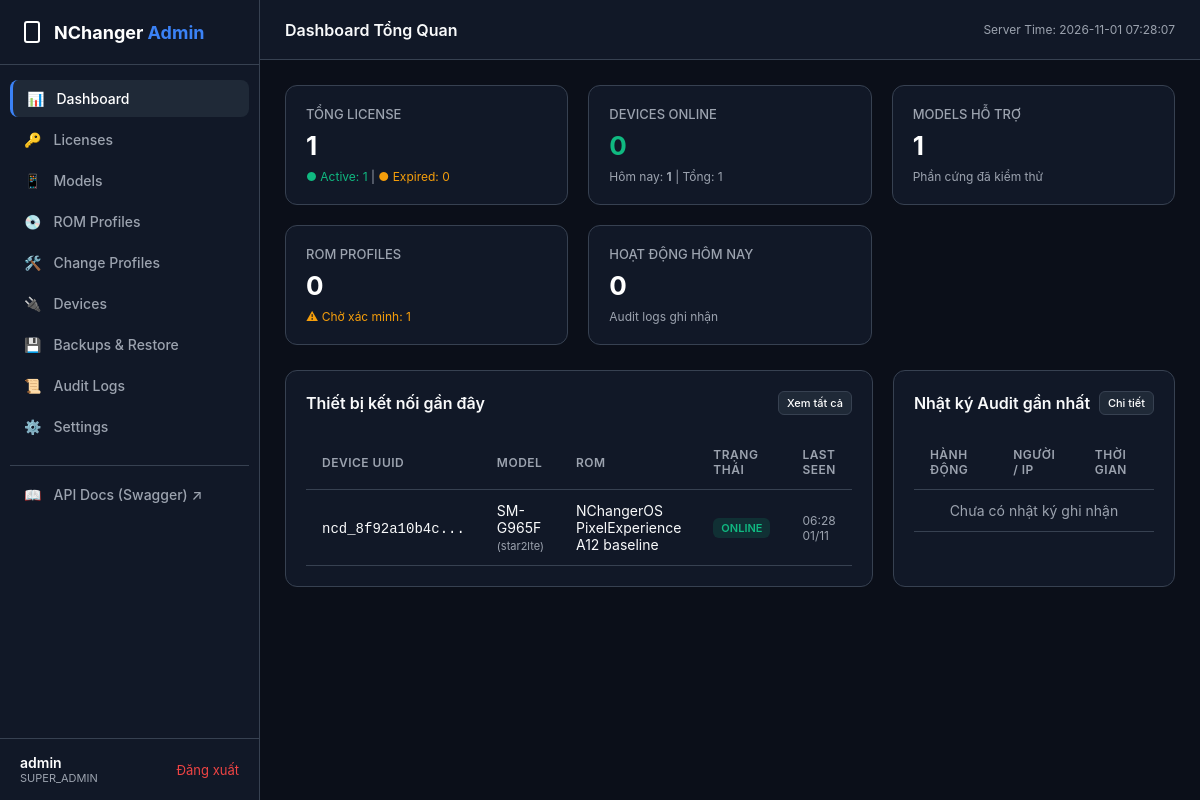
Page /admin/dashboard.php (signed in) on the committed database.
### tables this page shows
CREATE TABLE `devices` (
  `id` INT UNSIGNED NOT NULL AUTO_INCREMENT,
  `device_uuid` VARCHAR(64) NOT NULL UNIQUE,
  `license_id` INT UNSIGNED DEFAULT NULL,
  `model_id` INT UNSIGNED DEFAULT NULL,
  `rom_id` INT UNSIGNED DEFAULT NULL,
  `client_version` VARCHAR(30) NOT NULL,
  `platform` VARCHAR(30) NOT NULL DEFAULT 'windows',
  `status` ENUM('online', 'offline', 'blocked') NOT NULL DEFAULT 'offline',
  `last_ip` VARCHAR(45) DEFAULT NULL,
  `last_seen_at` TIMESTAMP NULL DEFAULT NULL,
  `created_at` TIMESTAMP NOT NULL DEFAULT CURRENT_TIMESTAMP,
  `updated_at` TIMESTAMP NOT NULL DEFAULT CURRENT_TIMESTAMP ON UPDATE CURRENT_TIMESTAMP,
  PRIMARY KEY (`id`),
  FOREIGN KEY (`license_id`) REFERENCES `licenses`(`id`) ON DELETE SET NULL,
  FOREIGN KEY (`model_id`) REFERENCES `models`(`id`) ON DELETE SET NULL,
  FOREIGN KEY (`rom_id`) REFERENCES `rom_profiles`(`id`) ON DELETE SET NULL,
  INDEX `idx_device_uuid` (`device_uuid`),
  INDEX `idx_device_status` (`status`)
);

CREATE TABLE `models` (
  `id` INT UNSIGNED NOT NULL AUTO_INCREMENT,
  `brand_id` INT UNSIGNED NOT NULL,
  `model_code` VARCHAR(120) NOT NULL,
  `marketing_name` VARCHAR(160) NOT NULL,
  `codename` VARCHAR(120) DEFAULT NULL,
  `soc` VARCHAR(120) DEFAULT NULL,
  `architecture` VARCHAR(30) DEFAULT NULL,
  `android_min` VARCHAR(20) DEFAULT NULL,
  `android_max` VARCHAR(20) DEFAULT NULL,
  `status` ENUM('active', 'disabled') NOT NULL DEFAULT 'active',
  `created_at` TIMESTAMP NOT NULL DEFAULT CURRENT_TIMESTAMP,
  `updated_at` TIMESTAMP NOT NULL DEFAULT CURRENT_TIMESTAMP ON UPDATE CURRENT_TIMESTAMP,
  PRIMARY KEY (`id`),
  UNIQUE KEY `uq_brand_model` (`brand_id`, `model_code`),
  INDEX `idx_codename` (`codename`),
  INDEX `idx_status` (`status`),
  FOREIGN KEY (`brand_id`) REFERENCES `brands`(`id`) ON DELETE RESTRICT
);

CREATE TABLE `rom_profiles` (
  `id` INT UNSIGNED NOT NULL AUTO_INCREMENT,
  `model_id` INT UNSIGNED NOT NULL,
  `profile_code` VARCHAR(64) NOT NULL UNIQUE,
  `name` VARCHAR(160) NOT NULL,
  `version` VARCHAR(50) NOT NULL DEFAULT '1.0.0',
  `android_version` VARCHAR(20) NOT NULL,
  `api_level` INT UNSIGNED NOT NULL,
  `build_id` VARCHAR(100) DEFAULT NULL,
  `security_patch` VARCHAR(30) DEFAULT NULL,
  `system_layout` VARCHAR(50) DEFAULT 'raw/system',
  `vendor_layout` VARCHAR(50) DEFAULT 'raw/vendor',
  `recovery_type` VARCHAR(50) DEFAULT 'recovery',
  `nchanger_api` INT UNSIGNED NOT NULL DEFAULT 1,
  `manifest_json` JSON DEFAULT NULL,
  `status` ENUM('active', 'pending_validation', 'disabled') NOT NULL DEFAULT 'pending_validation',
  `created_at` TIMESTAMP NOT NULL DEFAULT CURRENT_TIMESTAMP,
  `updated_at` TIMESTAMP NOT NULL DEFAULT CURRENT_TIMESTAMP ON UPDATE CURRENT_TIMESTAMP,
  PRIMARY KEY (`id`),
  FOREIGN KEY (`model_id`) REFERENCES `models`(`id`) ON DELETE RESTRICT,
  INDEX `idx_rom_model_id` (`model_id`),
  INDEX `idx_rom_status` (`status`)
);

### public/admin/dashboard.php (the view, shortened to what this page needs)
<?php
$db = Database::getConnection();
$licStmt = $db->query('
    SELECT
        COUNT(*) AS total,
        SUM(CASE WHEN status = "active" AND (expires_at IS NULL OR expires_at > NOW()) THEN 1 ELSE 0 END) AS active,
        SUM(CASE WHEN expires_at <= NOW() THEN 1 ELSE 0 END) AS expired,
        SUM(CASE WHEN status = "disabled" THEN 1 ELSE 0 END) AS disabled
    FROM licenses
');
$licStats = $licStmt->fetch(PDO::FETCH_ASSOC);
$devStmt = $db->query('
    SELECT
        COUNT(*) AS total,
        SUM(CASE WHEN status = "online" AND last_seen_at >= NOW() - INTERVAL 10 MINUTE THEN 1 ELSE 0 END) AS online,
        SUM(CASE WHEN DATE(last_seen_at) = CURDATE() THEN 1 ELSE 0 END) AS today
    FROM devices
');
$devStats = $devStmt->fetch(PDO::FETCH_ASSOC);
$modelCount = (int)$db->query('SELECT COUNT(*) FROM models WHERE status = "active"')->fetchColumn();
$romCount = (int)$db->query('SELECT COUNT(*) FROM rom_profiles WHERE status = "active"')->fetchColumn();
$pendingRomCount = (int)$db->query('SELECT COUNT(*) FROM rom_profiles WHERE status = "pending_validation"')->fetchColumn();
$logsToday = (int)$db->query('SELECT COUNT(*) FROM audit_logs WHERE DATE(created_at) = CURDATE()')->fetchColumn();
$recentDevices = $db->query('
    SELECT d.*, b.name AS brand, m.model_code AS hardware_model, m.codename, r.name AS rom_name, l.license_key
    FROM devices d
    LEFT JOIN models m ON m.id = d.model_id
    LEFT JOIN brands b ON b.id = m.brand_id
    LEFT JOIN rom_profiles r ON r.id = d.rom_id
    LEFT JOIN licenses l ON l.id = d.license_id
    ORDER BY d.last_seen_at DESC
    LIMIT 5
')->fetchAll(PDO::FETCH_ASSOC);
$recentLogs = $db->query('
    SELECT a.*, u.username
    FROM audit_logs a
    LEFT JOIN users u ON u.id = a.user_id
    ORDER BY a.id DESC
    LIMIT 6
')->fetchAll(PDO::FETCH_ASSOC);
include __DIR__ . '/includes/header.php';
?>
<div class="stats-grid">
    <div class="stat-card">
        <div class="stat-label">TỔNG LICENSE</div>
        <div class="stat-value"><?= number_format((int)$licStats['total']) ?></div>
        <div class="stat-sub">
            <span style="color: var(--success);">● Active: <?= (int)$licStats['active'] ?></span> |
            <span style="color: var(--warning);">● Expired: <?= (int)$licStats['expired'] ?></span>
        </div>
    </div>
    <div class="stat-card">
        <div class="stat-label">DEVICES ONLINE</div>
        <div class="stat-value" style="color: var(--success);"><?= number_format((int)$devStats['online']) ?></div>
        <div class="stat-sub">
            Hôm nay: <b><?= (int)$devStats['today'] ?></b> | Tổng: <?= (int)$devStats['total'] ?>
        </div>
    </div>
    <div class="stat-card">
        <div class="stat-label">MODELS HỖ TRỢ</div>
        <div class="stat-value"><?= number_format($modelCount) ?></div>
        <div class="stat-sub">Phần cứng đã kiểm thử</div>
    </div>
    <div class="stat-card">
        <div class="stat-label">ROM PROFILES</div>
        <div class="stat-value"><?= number_format($romCount) ?></div>
        <div class="stat-sub">
            <?php if ($pendingRomCount > 0): ?>
                <span style="color: var(--warning);">⚠ Chờ xác minh: <?= $pendingRomCount ?></span>
            <?php else: ?>
                Tất cả đã xác minh
            <?php endif; ?>
        </div>
    </div>
    <div class="stat-card">
        <div class="stat-label">HOẠT ĐỘNG HÔM NAY</div>
        <div class="stat-value"><?= number_format($logsToday) ?></div>
        <div class="stat-sub">Audit logs ghi nhận</div>
    </div>
</div>
<div style="display: grid; grid-template-columns: 1.5fr 1fr; gap: 20px;">
    <div class="card">
        <div class="card-header">
            <div class="card-title">Thiết bị kết nối gần đây</div>
            <a href="devices.php" class="btn btn-secondary btn-sm">Xem tất cả</a>
        </div>
        <div class="table-responsive">
            <table>
                <thead>
                    <tr>
                        <th>Device UUID</th>
                        <th>Model</th>
                        <th>ROM</th>
                        <th>Trạng thái</th>
                        <th>Last Seen</th>
                    </tr>
                </thead>
                <tbody>
                    <?php if (empty($recentDevices)): ?>
                        <tr><td colspan="5" style="text-align: center; color: var(--text-muted);">Chưa có thiết bị nào kết nối</td></tr>
                    <?php else: ?>
                        <?php foreach ($recentDevices as $d): ?>
                            <tr>
                                <td><code><?= htmlspecialchars(substr($d['device_uuid'], 0, 14)) ?>...</code></td>
                                <td><?= htmlspecialchars($d['hardware_model'] ?? 'N/A') ?> <span style="font-size: 11px; color: var(--text-muted);">(<?= htmlspecialchars($d['codename'] ?? '') ?>)</span></td>
                                <td><?= htmlspecialchars($d['rom_name'] ?? 'Chưa xác định') ?></td>
                                <td>
                                    <?php if ($d['status'] === 'online'): ?>
                                        <span class="badge badge-success">Online</span>
                                    <?php else: ?>
                                        <span class="badge badge-secondary">Offline</span>
                                    <?php endif; ?>
                                </td>
                                <td style="font-size: 12px; color: var(--text-muted);"><?= $d['last_seen_at'] ? date('H:i d/m', strtotime($d['last_seen_at'])) : '-' ?></td>
                            </tr>
                        <?php endforeach; ?>
                    <?php endif; ?>
                </tbody>
            </table>
        </div>
    </div>
    <div class="card">
        <div class="card-header">
            <div class="card-title">Nhật ký Audit gần nhất</div>
            <a href="logs.php" class="btn btn-secondary btn-sm">Chi tiết</a>
        </div>
        <div class="table-responsive">
            <table>
                <thead>
                    <tr>
                        <th>Hành động</th>
                        <th>Người / IP</th>
                        <th>Thời gian</th>
                    </tr>
                </thead>
                <tbody>
                    <?php if (empty($recentLogs)): ?>
                        <tr><td colspan="3" style="text-align: center; color: var(--text-muted);">Chưa có nhật ký ghi nhận</td></tr>
                    <?php endif; ?>
                </tbody>
            </table>
        </div>
    </div>
</div>
<?php include __DIR__ . '/includes/footer.php'; ?>

### public/admin/assets/css/admin.css (style rules this page uses)
:root { --bg-primary: #0b0f19; --bg-surface: #111827; --bg-surface-elevated: #1f2937; --border-color: #374151; --text-primary: #f9fafb; --text-muted: #9ca3af; --accent: #3b82f6; --accent-hover: #2563eb; --success: #10b981; --warning: #f59e0b; --danger: #ef4444; --info: #06b6d4; --sidebar-width: 260px; --font-family: -apple-system, BlinkMacSystemFont, "Segoe UI", Roboto, "Helvetica Neue", Arial, sans-serif; }
* { box-sizing: border-box; margin: 0; padding: 0; }
body { font-family: var(--font-family); background-color: var(--bg-primary); color: var(--text-primary); min-height: 100vh; display: flex; font-size: 14px; }
.stats-grid { display: grid; grid-template-columns: repeat(auto-fit, minmax(220px, 1fr)); gap: 20px; margin-bottom: 25px; }
.stat-card { background-color: var(--bg-surface); border: 1px solid var(--border-color); border-radius: 12px; padding: 20px; display: flex; flex-direction: column; }
.stat-label { color: var(--text-muted); font-size: 13px; font-weight: 500; margin-bottom: 8px; }
.stat-value { font-size: 26px; font-weight: 700; color: #fff; }
.stat-sub { margin-top: 8px; font-size: 12px; color: var(--text-muted); }
.card { background-color: var(--bg-surface); border: 1px solid var(--border-color); border-radius: 12px; padding: 20px; margin-bottom: 25px; }
.card-header { display: flex; align-items: center; justify-content: space-between; margin-bottom: 20px; }
.card-title { font-size: 16px; font-weight: 600; }
.table-responsive { overflow-x: auto; }
table { width: 100%; border-collapse: collapse; text-align: left; }
th, td { padding: 12px 16px; border-bottom: 1px solid var(--border-color); }
th { color: var(--text-muted); font-weight: 600; font-size: 12px; text-transform: uppercase; letter-spacing: 0.5px; }
.badge { display: inline-block; padding: 3px 8px; font-size: 11px; font-weight: 600; border-radius: 6px; text-transform: uppercase; }
.badge-success { background-color: rgba(16, 185, 129, 0.15); color: var(--success); }
.btn { display: inline-flex; align-items: center; gap: 6px; padding: 8px 14px; font-size: 13px; font-weight: 500; border-radius: 6px; border: none; cursor: pointer; text-decoration: none; transition: background-color 0.2s; }
.btn-secondary { background-color: var(--bg-surface-elevated); color: #fff; border: 1px solid var(--border-color); }
.btn-sm { padding: 4px 8px; font-size: 11px; }

### rows in the picture
devices: device_uuid "ncd_8f92a10b4c", model.model_code "SM-G965F", model.codename "star2lte", rom.name "NChangerOS PixelExperience A12 baseline", status "ONLINE", last_seen_at "06:28 01/11"

### other values in the picture
$currentUser['username'] "admin"
$currentUser['role'] "SUPER_ADMIN"
$pageTitle "Dashboard Tổng Quan"
$licStats['total'] "1"
$licStats['active'] "1"
$licStats['expired'] "0"
$devStats['online'] "0"
$devStats['today'] "1"
$devStats['total'] "1"
$modelCount "1"
$romCount "0"
$pendingRomCount "1"
$logsToday "0"
